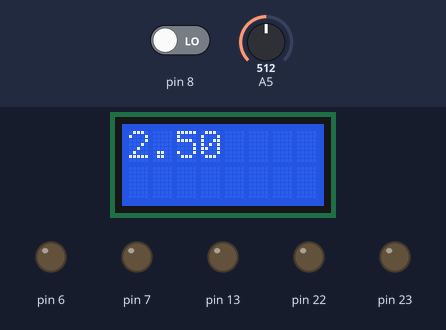
Bench run of a program on a simulated Arduino Uno, built with avr-gcc and run on an emulated ATmega328P. Shown: 8×2 character LCD, output pins drawn as LEDs (lit = HIGH). The inputs (shaded band) are chosen by the test bench; at power-on: A5 = 512, pin 8 LOW. Random numbers use the default seed unless the program sets one; what the program prints to the serial monitor is not drawn.

Above: at 1.2 s.
1.3 s: A5 set to 490
At 2.0 s:
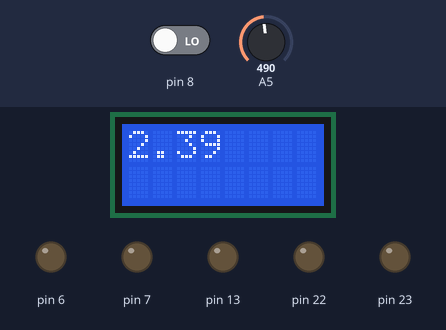
2.9 s: A5 set to 510
At 4.1 s:
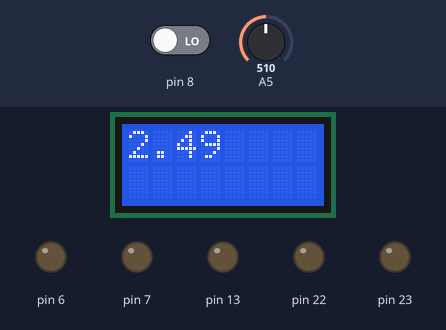
4.4 s: A5 set to 306
At 5.6 s:
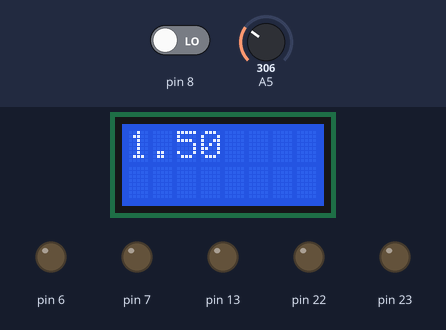
Timing chart, 0 to 7.4 s (numbered marks = the images above; inputs shaded):
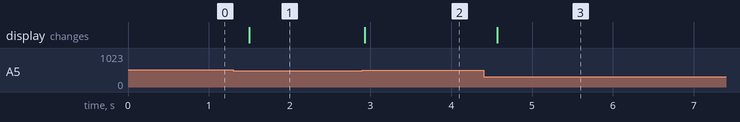

Measured:
- after the input at 1.3 s, the display: changes after 0.20 s (image 1)
- after the input at 2.9 s, the display: changes at once (image 2)
- after the input at 4.4 s, the display: changes after 0.17 s (image 3)

The program:

main.cpp
```cpp
#include <Arduino.h>
#include <LiquidCrystal.h>
#include <Wire.h>
#include <math.h>
#include <time.h>

enum ledStates
{
  YELLOW,
  GREEN,
  RED
};
volatile int ledState = RED;
volatile int roundPassed = 0;
volatile int timeForInput = 0;
volatile int lastmillis = 0;
const int LCD_COLS = 8;
const int LCD_ROWS = 2;

// Tulosta serial monitoriin jännitteen arvo
// analogisesta pinnistä A5
const bool printVoltage = true;

/**
 * LCD kytkennät
 *
 * Arduino | LCD
 * D12     | 4 (RS)
 * D11     | 6 (E)
 * D5      | 11 (DB4)
 * D4      | 12 (DB5)
 * D3      | 13 (DB6)
 * D2      | 14 (DB7)
 *
 * */
LiquidCrystal lcd(12, 11, 5, 4, 3, 2);

void print(char str[]);
void handleLedState();
void setTimeForUserInput();
uint16_t ADCAnalogRead(uint8_t ch);

void setup()
{
  Serial.begin(9600);

  /*
   * Kaikki Port D (digitaaliset pinnit 0-7 arvoon "output")
   *   - 1 = output
   *   - 0 = input
   *
   * Port D kaksi ensmimmäistä bittiä kuuluu RX & TX pinneille, pidetään nämä aina arvossa 0.
   */
  DDRD |= 0b11111100;

  // Portin B pinnit
  DDRB |= 0b11111000;

  cli();                // keskeytykset pois päältä säädön ajaksi
  PCICR |= 0b00000001;  // Keskeytykset päälle porttiin B
  PCMSK0 |= 0b00000001; // PB0 (digitaalinen pinni 8) kuuntelemaan keskeytyksiä
  EICRA |= 0b00001100;  // Keskeytykset päälle keskeytys pinneille INT 1 (bitit 3 & 2) ja INT  (bitit 1 & 0) nousevalla reunalla
  sei();                // keskeytykset takaisin päälle uusilla konffeilla

  // LCD setup
  lcd.begin(8, 2);

  // Alustetaan ajastimet
  srand(time(NULL));
  setTimeForUserInput();
}

void loop()
{
  if (printVoltage) {
    int bitVal = ADCAnalogRead(5);
    double percentage = (double)bitVal / 1023.0;
    double voltage = (double)percentage * 5.0;

    Serial.println("----------");
    Serial.println(bitVal);
    Serial.println(analogRead(A5));
    Serial.println(percentage);
    Serial.println(voltage);

    char buffer[16];
    dtostrf(voltage, 4, 2, buffer);
    print(buffer);
    Serial.println(buffer);

    delay(200);
  } else {
    if (ledState == RED)
    {
      if (timeForInput == 0)
      {
        ledState = YELLOW;
      }
      else
      {
        print("Wait for it...");
        timeForInput--;
      }
    }
    else if (ledState == YELLOW)
    {
      print("GO GO GO!");
      roundPassed++;

      // too long, throw to result screen
      if (roundPassed >= 200)
      {
        ledState = GREEN;
      }
    }
    else
    {
      char buffer[16];
      sprintf(buffer, "%d rounds", roundPassed);
      print(buffer);
    }

    handleLedState();

    delay(20);
  }
}

uint16_t ADCAnalogRead(uint8_t ch)
{
  // Alimmat bitit arvoon 0
  ADMUX = (ADMUX & 0xF8) | ch;

  // Aloitetaan luku, asetetaan ADSC bitti 1
  ADCSRA |= (1 << ADSC);

  // Odotetaan, kunnes ADCS on palannut arvoon 0
  while (ADCSRA & (1 << ADSC));

  // Palautetaan saatu arvo
  // Vaihtoehtoisesti: ADCL | (ADCH << 8);
  return (ADC);
}

/**
 * Kirjoita teksti LCD näytölle
 *
 * Alla LCD näytön kursorin paikat, kun kirjoitetaan näytölle
 *
 *      (0, 0)              (0, 1)
 * | X X X X X X X X | X X X X X X X X |
 */
void print(char str[])
{
  lcd.clear();

  if (strlen(str) > 16)
  {
    lcd.print("Error");
    return;
  }

  double rounds = ceil((double)(strlen(str) / (double)LCD_COLS));

  for (unsigned int j = 0; j < rounds; j++)
  {
    unsigned int ri = j * LCD_COLS;
    char temp[LCD_COLS];
    lcd.setCursor(0, j);

    for (unsigned int i = 0; i < LCD_COLS; i++)
    {
      if (strlen(str) > (ri + i))
      {
        temp[i] = str[ri + i];
      }
      else
      {
        temp[i] = '\0';
      }
    }

    lcd.print(temp);
  }
}

/**
 * Asetetaan arvot pinneille
 */
void handleLedState()
{
  // Pinnit 6 ja 7 HIGH -- Keltainen
  if (ledState == YELLOW)
    PORTD = 0b11000000;

  // Pinni 6 LOW ja 7 HIGH -- Vihreä
  if (ledState == GREEN)
    PORTD = 0b10000000;

  // Pinni 6 HIGH ja 7 LOW -- Punainen
  if (ledState == RED)
    PORTD = 0b01000000;
}

/**
 * Nollaa ajastimet, ja aloittaa pelin alusta
 */
void setTimeForUserInput()
{
  timeForInput = (rand() % 300) + 60;
  roundPassed = 0;
}

ISR(PCINT0_vect)
{
  int diff = millis() - lastmillis;

  // Ajoittain diff on suuri negatiivinen numero, tällöin oletetaan sen olevan 0
  // Korjataan painikkeen toimivuutta lisäämällä hieman viivettä siihen, milloin painallukset
  // hyväksytään. Luultavasti liittyvää englannin kieliseen termiin "debouncing"
  if ((diff < 0 ? 0 : diff) < 500)
    return;

  lastmillis = millis();

  // odotetaan ajastimen menevän nollaan, jonka jälkeen hyväksytään
  // käyttäjän painallus, josta lasketaan aika
  if (ledState == RED && timeForInput == 0)
    ledState = YELLOW;

  // Vaihdetaan tulosnäkymään
  else if (ledState == YELLOW)
    ledState = GREEN;

  // Aloitetaan alusta, nollataan arvot ja arvotaan uusi arvo odotusajalle
  else if (ledState == GREEN)
  {
    setTimeForUserInput();
    ledState = RED;
  }
}
```
